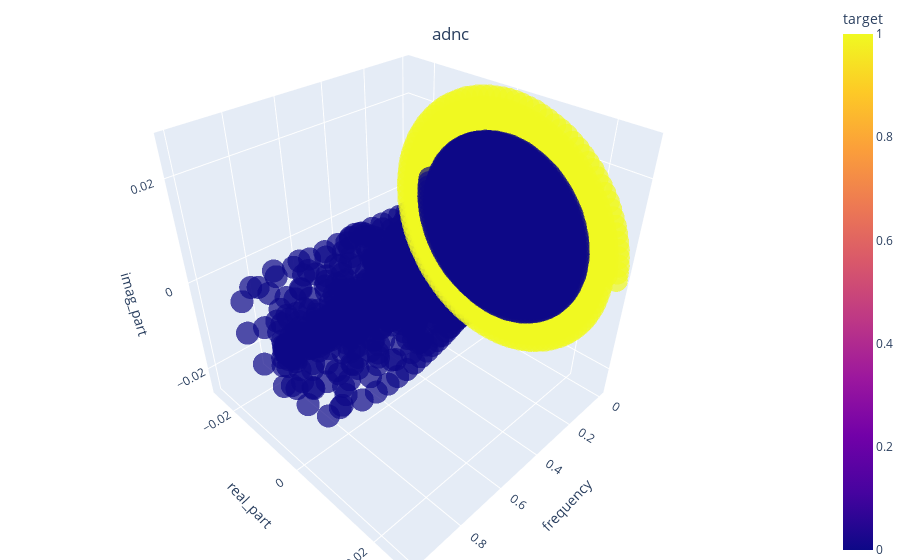

The notebook cell this image was saved under:
### Code cell
stock = 'adnc'
plot_against = 'frequency'
hue_var = 'target'
feature_matrix = manip_stocks_dict[stock]['feature_matrix']

plot3d_dataset(feature_matrix, stock, plot_against, hue_var, target_var=feature_matrix[:, -1])

### Figure 1 — Plotly figure (JSON) as saved in the notebook; plotly's stock layout.template omitted (floating-point values rounded to 4 significant figures; data arrays with more than 128 entries replaced by an {"elided": "..."} marker saying what was removed)
{"data": [{"hovertemplate": "frequency=%{x}<br>real_part=%{y}<br>imag_part=%{z}<br>target=%{marker.color}<extra></extra>", "legendgroup": "", "marker": {"color": {"elided": "25370 int values"}, "coloraxis": "coloraxis", "opacity": 0.7, "symbol": "circle"}, "mode": "markers", "name": "", "scene": "scene", "showlegend": false, "type": "scatter3d", "x": {"elided": "25370 float values"}, "y": {"elided": "25370 float values"}, "z": {"elided": "25370 float values"}}], "layout": {"coloraxis": {"colorbar": {"title": {"text": "target"}}, "colorscale": [[0, "#0d0887"], [0.1111, "#46039f"], [0.2222, "#7201a8"], [0.3333, "#9c179e"], [0.4444, "#bd3786"], [0.5556, "#d8576b"], [0.6667, "#ed7953"], [0.7778, "#fb9f3a"], [0.8889, "#fdca26"], [1, "#f0f921"]]}, "legend": {"tracegroupgap": 0}, "margin": {"b": 0, "l": 0, "r": 0, "t": 0}, "scene": {"domain": {"x": [0, 1], "y": [0, 1]}, "xaxis": {"title": {"text": "frequency"}}, "yaxis": {"title": {"text": "real_part"}}, "zaxis": {"title": {"text": "imag_part"}}}, "title": {"text": "adnc", "x": 0.5, "xanchor": "center", "y": 0.95, "yanchor": "top"}}}
